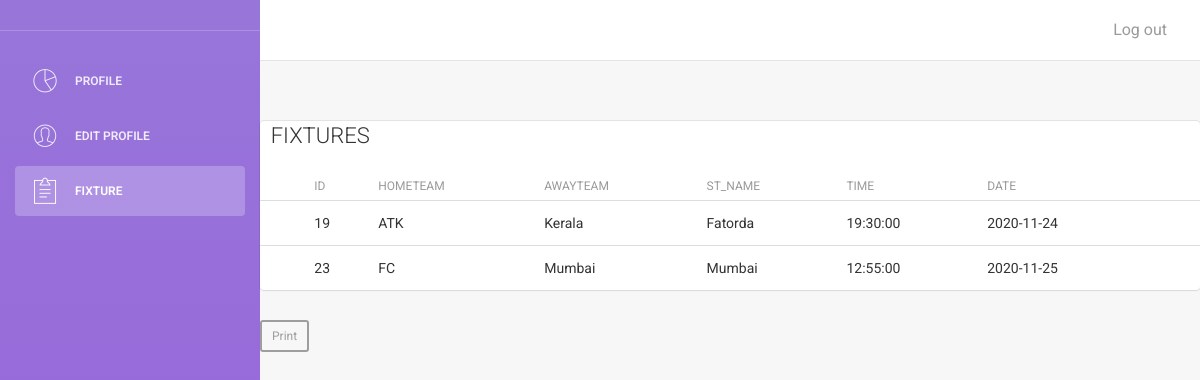
Page /admin/viewfixp.php on the committed database.
### tables this page shows
CREATE TABLE IF NOT EXISTS `tbl_fixturemaster` (
  `fix_id` int(11) NOT NULL AUTO_INCREMENT,
  `hometeam` text NOT NULL,
  `awayteam` text NOT NULL,
  `st_name` varchar(30) NOT NULL,
  `time` time NOT NULL,
  `date` date NOT NULL,
  PRIMARY KEY (`fix_id`)
);

### admin/viewfixp.php (the view, shortened to what this page needs)
<?php
include('connection.php');
if(!$con)
{
die("this is due to connection error".mysqli_connect_error($con));
}
else
{
      $selectquery="select * from tbl_fixturemaster";
       $result=mysqli_query($con,$selectquery);
       if(!$result)
      {
            die("invalid query".mysqli_error($con));
       }
      else
     {
?>
<!doctype html>
<html lang="en">
<head>
    <link href="assets/css/bootstrap.min.css" rel="stylesheet" />
    <link href="assets/css/animate.min.css" rel="stylesheet"/>
    <link href="assets/css/light-bootstrap-dashboard.css?v=1.4.0" rel="stylesheet"/>
    <link href="assets/css/demo.css" rel="stylesheet" />
    <link href="http://maxcdn.bootstrapcdn.com/font-awesome/4.2.0/css/font-awesome.min.css" rel="stylesheet">
    <link href="assets/css/pe-icon-7-stroke.css" rel="stylesheet" />
</head>
<body>
<div class="wrapper">
    <div class="sidebar" data-color="purple" data-image="assets/img/sidebar-5.jpg">
      <div class="sidebar-wrapper">
            <div class="logo">
                <a href="http://www.creative-tim.com" class="simple-text">
                </a>
            </div>
            <ul class="nav">
                <li >
                    <a href="viewp.php">
                        <i class="pe-7s-graph"></i>
                        <p>Profile</p>
                    </a>
                </li>
                <li>
                    <a href="updatep.php">
                        <i class="pe-7s-user"></i>
                        <p>Edit Profile</p>
                    </a>
                </li>
                <li>
                <li class="active">
                    <a href="viewfixp.php">
                        <i class="pe-7s-note2"></i>
                        <p>Fixture</p>
                    </a>
                </li>
            </ul>
      </div>
    </div>
    <div class="main-panel">
        <nav class="navbar navbar-default navbar-fixed">
            <div class="container-fluid">
                <div class="navbar-header">
                    <a class="navbar-brand"></a>
                </div>
                <div class="collapse navbar-collapse">
                    <ul class="nav navbar-nav navbar-right">
                        <li>
                            <a href="login.php">
                                <p>Log out</p>
                            </a>
                        </li>
                    </ul>
                </div>
            </div>
        </nav>
<div class="content pb-0">
   <div class="orders">
      <div class="row">
        <div class="col-xl-12">
          <div class="card">
            <div id='printMe'>
            <div class="card-body">
               <h4 class="box-title">&nbsp&nbspFIXTURES
               </h4>
            </div>
            <div class="card-body--">
               <div class="table-stats order-table ov-h">
                 <table class="table ">
                   <thead>
                     <tr>
                        <th class="serial"></th>
                         <th>ID</th>
                        <th>Hometeam</th>
                        <th>Awayteam</th>
                        <th>st_name</th>
                        <th>Time</th>
                        <th>Date</th>
                     </tr>
                   </thead>
                   <tbody>
                     <tr>
                        <?php
                         if(mysqli_num_rows($result) > 0)
           {
    while($row=mysqli_fetch_array($result))
    {
     ?>
       <td class="serial"></td>
     <td><?php echo $row['fix_id']." "; ?></td>
        <td><?php echo $row['hometeam']." "; ?></td>
      <td><?php echo $row['awayteam']." "; ?></td>
      <td><?php echo $row['st_name']." "; ?></td>
      <td><?php echo $row['time']." "; ?></td>
      <td><?php echo $row['date']." "; ?></td>
      <td>
   </td>
                    </tr>
              <?php
                    }
                    } else
            {
                    ?>
                    <tr><td> NO  RECORD </td></tr>
                    <?php
                     }
                     }
                         }
                    ?>
                   </tbody>
                 </table>
               </div>
            </div>
          </div>
        </div><button class="btn btn-sm btn-secondary" onclick="printDiv('printMe')">Print </button>
      </div>
   </div>
</div>
</body>
</html>

### rows in the picture
tbl_fixturemaster: fix_id "19", hometeam "ATK", awayteam "Kerala", st_name "Fatorda", time "19:30:00", date "2020-11-24"
tbl_fixturemaster: fix_id "23", hometeam "FC", awayteam "Mumbai", st_name "Mumbai", time "12:55:00", date "2020-11-25"
